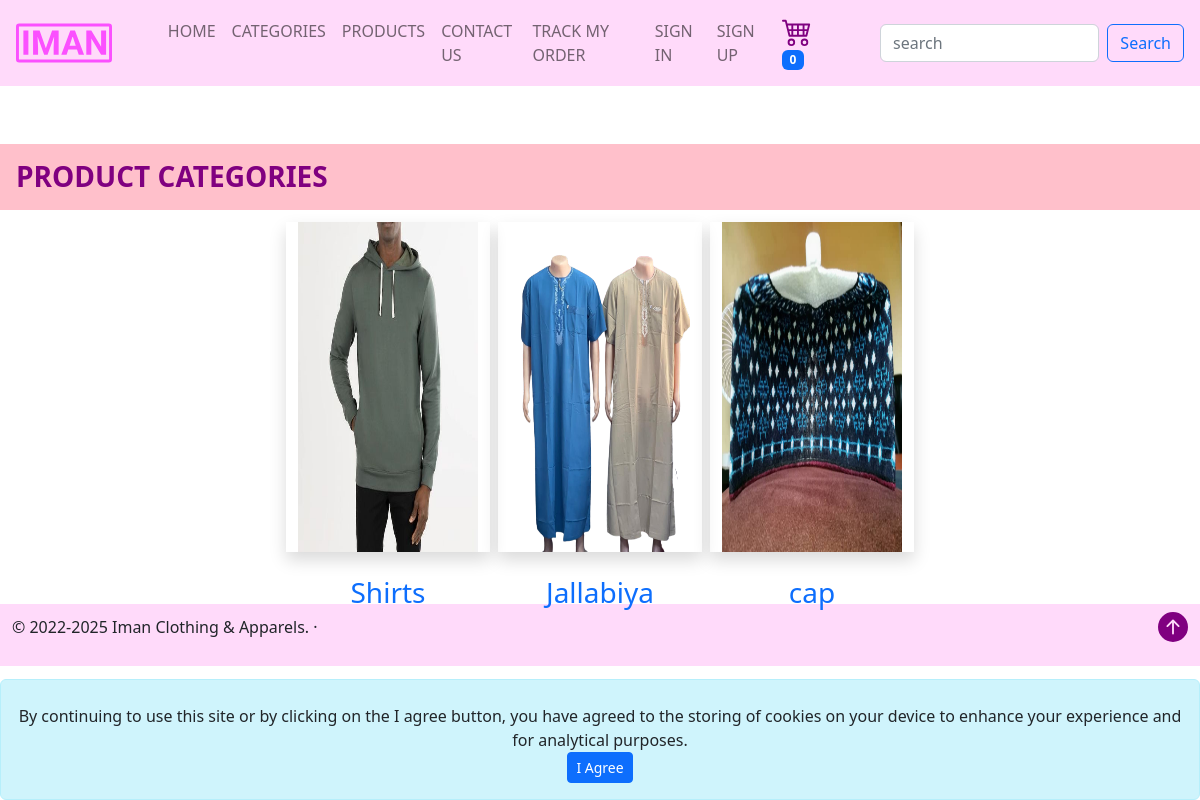
The page /products/categories on the database its author committed.
### products/models.py (models this page shows, shortened)
class Category(models.Model):
    name = models.CharField(max_length=200, unique=True)
    image = models.ImageField(upload_to="categories", blank=True)
    added_at = models.DateTimeField(auto_now_add=True)
    added_by = models.ForeignKey(
        "user.User", on_delete=models.DO_NOTHING, limit_choices_to={"staff": True}, related_name="categories_added")
    slug = models.CharField(max_length=200, blank=True, default="")
    class Meta:
        verbose_name_plural = "categories"

### products/views.py (the view)
# urls.py: path('categories', views.categories, name='categories'),
def categories(request):
    categories = Category.objects.all()
    return render(request, 'products/categories.html', context={"categories": categories})

### base/cart_count_context.py (called while the page is built)
def get_cart_count(request):
    return {
        "cart_count": request.user.cart.count() if request.user.is_authenticated else Cart.objects.filter(
            device=request.COOKIES.get('device')).count() or '0'
    }

### products/templates/products/categories.html
{% extends 'base/base.html' %} {% load static %} {% block title%} Product Categories {% endblock%} {% block content %}
<section class="mt-5 py-5">
    <div class="row">
        <div class="col-12">
            <div class="row">
                <div class="col-12">
                    <h3 style="background-color: pink;color: purple; font-weight: 700;" class="p-3 text-uppercase">
                        Product Categories
                    </h3>
                </div>
            </div>
            <div class="row text-center text-align-center justify-content-center">
                {% for category in categories %}
                {% include 'products/category_card.html' with category=category %}
                {% endfor %}
            </div>
        </div>
    </div>
</section>
{% endblock %}

### products/templates/products/category_card.html
{% block product_category %}
<div class="col-5 col-md-3 col-lg-2 m-1 text-center shadow">
    <a href="{% url 'filter_category' slug=category.slug %}">
        <img class="card-img-top" src="{{category.image.url}}" height="100%" alt="" />
    </a>
    <div class="card-body py-4 text-center">
        <a class="text-decoration-none" href="{% url 'filter_category' slug=category.slug %}">
            <h3>
                {{category.name}}
            </h3>
        </a>
    </div>
</div>
{% endblock %}

### rows shown on the page
Category: image (picture), name "Shirts"
Category: image (picture), name "Jallabiya"
Category: image (picture), name "cap"

### other values the page prints
{{ cart_count }} "0"
